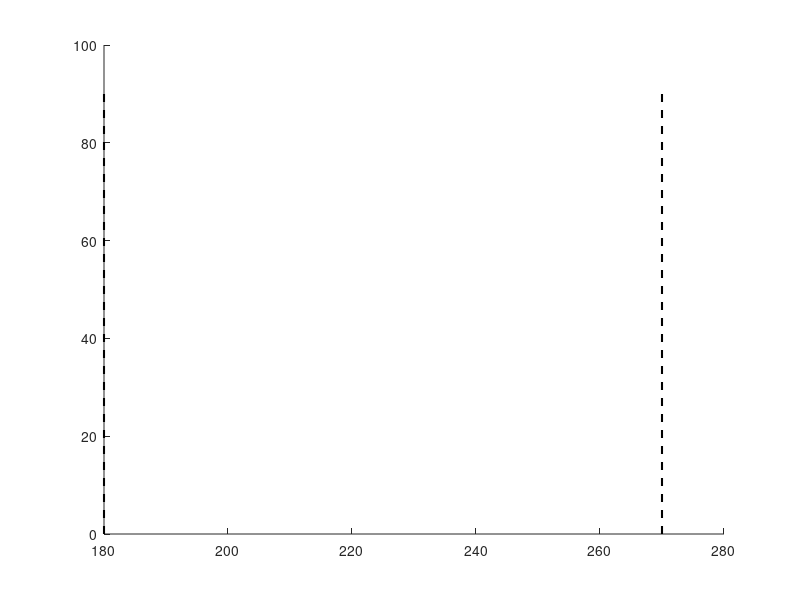

This chart was generated by the following MATLAB code: (Note: this script raises an error after producing the figure.)
% Script that reproduces Figure 2 of Fulvio, Miao, & Rokers - "Head
% jitter enhances 3D motion perception" - Journal of Vision

%% Figure 2a: percentage target interceptions as a function of binned presented direction for the head-tracking on (green) and head-tracking off (blue) conditions

load AllSubsBinnedInterceptionData.mat;
% 24 subjects, 3 head-tracking conditions (two of which are plotted here, used again to plot Figure 4 with all three conditions),
% 21 bins

binsize = 18; % deg
presentedAngleBinCenters = [0:binsize:360];

% some plotting parameters
markerFaceColor = [[0 128 255]; [112 191 65]]./255; % off; on
markerEdgeLineWidth = 2;
lineWidth = 1.5;

figure,
hold on,

% start with all of the line elements in the plot 
plot([180 180],[0 90],'k--','LineWidth',lineWidth)
plot([270 270],[0 90],'k--','LineWidth',lineWidth)

for c=1:2
    errbar(presentedAngleBinCenters,avebinnedInterceptions(c,:),sembinnedInterceptions(c,:),'-','Color',markerFaceColor(c,:),'LineWidth',markerEdgeLineWidth)
    plot(presentedAngleBinCenters,avebinnedInterceptions(c,:),'-','LineWidth',markerEdgeLineWidth,'Color',markerFaceColor(c,:))
end

% add in the circular symbols
for c=1:2
    if c==1
        plot(presentedAngleBinCenters,avebinnedInterceptions(c,:),'o','MarkerSize',10,'MarkerFaceColor','w','MarkerEdgeColor',markerFaceColor(c,:),'LineWidth',markerEdgeLineWidth) % use an open white symbol for fixed
    elseif c==2
        plot(presentedAngleBinCenters,avebinnedInterceptions(c,:),'o','MarkerSize',10,'MarkerFaceColor',markerFaceColor(c,:),'MarkerEdgeColor',markerFaceColor(c,:),'LineWidth',markerEdgeLineWidth)
    end
end

grid off;
axis([-15 370 -5 100])
set(gca,'xtick', [0:90:360]);
set(gca,'ytick', [0:30:90]);
set(gca,'FontSize',18);
set(gca,'LineWidth',1.5)
set(gca,'TickDir','out');
xlabel('Presented direction (deg)')
ylabel('Target Interceptions (%)')
set(gcf,'Color','w');


%% Figure 2b: raw data plots - reported target direction plotted as a function of presented target direction for all trials of all subjects (n = 24)

load AllSubsRawInterceptionData.mat;
% columns: head-tracking off, on, lagged
% rows: individual subject and trial
% NOTE: the raw data for the lagged condition are not plotted in the paper,
% but are plotted with the code below

markerFaceColor = [[0 128 255]; [112 191 65]; [255 38 0]]./255; % off, on, lagged
markerEdgeColor = 'w';
markerEdgeLineWidth = 0.75;

for c=1:3 % plot 3 separate figures
    
    figure,
    hold on,
    
    plot([0 360],[0 360],'k--', 'LineWidth',2) % Positive diagonal reference line
    plot(presentedPaddleAll(:,c),reportedPaddleAll(:,c),'o','MarkerSize',4,'MarkerFaceColor',markerFaceColor(c,:),'MarkerEdgeColor',markerFaceColor(c,:),'LineWidth',markerEdgeLineWidth)
    
    if c==1
        title('Off')
    elseif c==2
        title('On')
    elseif c==3
        title('Lagged')
    end
    
    % Format figure
    axis equal
    axis([-20 380 -20 380])
    
    set(gca,'xtick', [0:90:360]);
    set(gca,'ytick', [0:90:360]);
    set(gca,'FontSize',18);
    set(gca,'LineWidth',1.5)
    set(gca, 'TickDir','out')
    xlabel('Presented direction (deg)')
    ylabel('Reported direction (deg)')
    grid off;
    set(gcf,'Color','w');
    
end



%% Figure 2c: sensitivity (d') and bias (c) plots for the off and on conditions (lagged will be plotted in Figure 4)

% left plot: sensitivity (d')
load AllSubsdPrime.mat;

markerFaceColor = [[0 128 255]; [112 191 65]; [255 38 0]]./255;
markerEdgeLineWidth = 2;
binsize = 15; % deg
presentedAngleBinCenters = [7.5:binsize:360];

% fdr correction comparing head-tracking on to head-tracking off - NOTE: uses fdr_bh.m acquired from the Mathworks file exchange here: https://www.mathworks.com/matlabcentral/fileexchange/27418-fdr_bh
for b=1:size(dprime_fortests,3)
    [h,p,ci,stats] = ttest(squeeze(dprime_fortests(2,:,b)),squeeze(dprime_fortests(1,:,b)),'tail','right');  % is sensitivity (d') larger in the on vs off condition as hypothesized?
    binpvals(b) = p;
end

[h, crit_p, adj_ci_cvrg, adj_p]=fdr_bh(binpvals); % default: alpha = 0.05 level
binhs = h;

[h, crit_p, adj_ci_cvrg, adj_p]=fdr_bh(binpvals,.1); % also check 0.1 level for trending
binhspt1 = h;


% plotting
figure,
hold on,

% start with all the line-based details on the plot
for cc=1:2
    errbar(presentedAngleBinCenters(1:size(dprime_fortests,3)),avedprime(cc,:),semdprime(cc,:),'-','Color',markerFaceColor(cc,:),'LineWidth',markerEdgeLineWidth)
    plot(presentedAngleBinCenters(1:size(dprime_fortests,3)),avedprime(cc,:),'-','LineWidth',2,'Color',markerFaceColor(cc,:))
end

% add in the circular symbols
for cc=1:2
    if cc==1
        plot(presentedAngleBinCenters(1:size(dprime_fortests,3)),avedprime(cc,:),'o','MarkerSize',10,'MarkerFaceColor','w','MarkerEdgeColor',markerFaceColor(cc,:),'LineWidth',markerEdgeLineWidth)
    elseif cc==2 
        plot(presentedAngleBinCenters(1:size(dprime_fortests,3)),avedprime(cc,:),'o','MarkerSize',10,'MarkerFaceColor',markerFaceColor(cc,:),'MarkerEdgeColor',markerFaceColor(cc,:),'LineWidth',markerEdgeLineWidth)
    end
end

% add fdr-corrected significance symbols
for b=1:size(dprime_fortests,3)
    if binhs(b)==1 % filled symbols for < .05 level
        plot(presentedAngleBinCenters(b),3,'ks','MarkerFaceColor','k','MarkerSize',8,'LineWidth',1.5)
    elseif binhspt1(b)==1 % open symbols for < .1 level
        plot(presentedAngleBinCenters(b),3,'ks','MarkerFaceColor','w','MarkerSize',8,'LineWidth',1.5)
    end
end

grid off;
axis([-5 90 -.25 3.25])

set(gca,'xtick', [0:45:90]);
set(gca,'ytick', [0:3]);
set(gca,'FontSize',18);
set(gca,'LineWidth',1.5)
set(gcf,'Color','w');
set(gca,'TickDir','out');
xlabel('Presented direction (deg)', 'FontSize', 18)
ylabel('Sensitivity (d-prime)', 'FontSize', 18)
axis square



% right plot: bias (c)
load AllSubsBias.mat;

% fdr correction comparing head-tracking on to head-tracking off
for b=1:size(bias_fortests,3)
    [h,p,ci,stats] = ttest(squeeze(bias_fortests(2,:,b)),squeeze(bias_fortests(1,:,b)),'tail','left');  % is bias smaller in the on vs off condition as hypothesized?
    binpvals(b) = p;
end

[h, crit_p, adj_ci_cvrg, adj_p]=fdr_bh(binpvals); % default: alpha = 0.05 level
binhs = h;

[h, crit_p, adj_ci_cvrg, adj_p]=fdr_bh(binpvals,.1); % also check 0.1 level for trending
binhspt1 = h;

% plotting
figure,
hold on,

% start with all the line-based details on the plot
for cc=1:2
    errbar(presentedAngleBinCenters(1:size(bias_fortests,3)),avebias(cc,:),sembias(cc,:),'-','Color',markerFaceColor(cc,:),'LineWidth',markerEdgeLineWidth)
    plot(presentedAngleBinCenters(1:size(bias_fortests,3)),avebias(cc,:),'-','LineWidth',2,'Color',markerFaceColor(cc,:))
end

% add in the circular symbols
for cc=1:2
    if cc==1
        plot(presentedAngleBinCenters(1:size(bias_fortests,3)),avebias(cc,:),'o','MarkerSize',10,'MarkerFaceColor','w','MarkerEdgeColor',markerFaceColor(cc,:),'LineWidth',markerEdgeLineWidth)
    elseif cc==2 
        plot(presentedAngleBinCenters(1:size(bias_fortests,3)),avebias(cc,:),'o','MarkerSize',10,'MarkerFaceColor',markerFaceColor(cc,:),'MarkerEdgeColor',markerFaceColor(cc,:),'LineWidth',markerEdgeLineWidth)
    end
end

% add fdr-corrected significance symbols
for b=1:size(bias_fortests,3)
    if binhs(b)==1 % filled symbols for < .05 level
        plot(presentedAngleBinCenters(b),.65,'ks','MarkerFaceColor','k','MarkerSize',8,'LineWidth',1.5)
    elseif binhspt1(b)==1 % open symbols for < .1 level
        plot(presentedAngleBinCenters(b),.65,'ks','MarkerFaceColor','w','MarkerSize',8,'LineWidth',1.5)
    end
end

grid off;
axis([-5 90 -.05 .7])

set(gca,'xtick', [0:45:90]);
set(gca,'ytick', [-.2:.2:.6]);
set(gca,'FontSize',18);
set(gca,'LineWidth',1.5)
set(gcf,'Color','w');
set(gca,'TickDir','out');
xlabel('Presented direction (deg)', 'FontSize', 18)
ylabel('Bias (c)', 'FontSize', 18)
axis square



